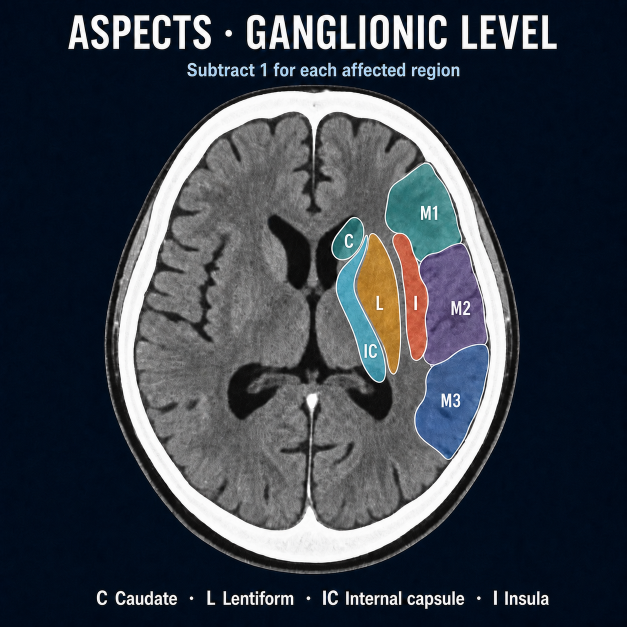
#> input picture assets/images/aspects/aspects-ganglionic.png, 1254 x 1254 px (shown at 1/2 size); its folder holds 4 pictures in this run
$ python build-images.py
#> lines starting #> are read from the running program, lines starting #| are printed output that depends on the picture
#!/usr/bin/env python3
"""Downscale and convert the ASPECTS reference plates to WebP.

The source plates are 1254x1254 PNGs of ~1.8 MB each. They display at about
400 CSS px, so 900 px covers a 2x screen with headroom, and WebP at q82 takes
the set from ~7.7 MB to ~350 KB. That matters: this is an offline PWA whose
service worker precaches every asset on install.

Run after replacing any source PNG:  python3 tools/build-images.py
"""
import os
from PIL import Image

SRC = os.path.join(os.path.dirname(__file__), '..', 'assets', 'images', 'aspects')
TARGET = 900
QUALITY = 82
PLATE_BG = (11, 26, 48)   # the plates' own navy, for flattening transparency

PLATES = [
    'aspects-ganglionic',
    'aspects-supraganglionic',
    'pc-aspects-supratentorial',
    'pc-aspects-infratentorial',
    # scoring-key is intentionally absent: it restates the region lists and
    # point weights the in-app scorer already carries, and two sources for one
    # fact is how they drift apart.
]

def main():
    before = after = 0
    for name in PLATES:
        png = os.path.join(SRC, name + '.png')
        if not os.path.exists(png):
            print('  skip (missing): ' + name + '.png')
            continue
        im = Image.open(png)
#> im is the input picture: PIL image 1254x1254 RGB; mean R, G, B 56.1, 62.6, 72.1
        if im.mode == 'RGBA':
            flat = Image.new('RGB', im.size, PLATE_BG)
            flat.paste(im, mask=im.split()[3])
            im = flat
        else:
            im = im.convert('RGB')
        im = im.resize((TARGET, TARGET), Image.LANCZOS)
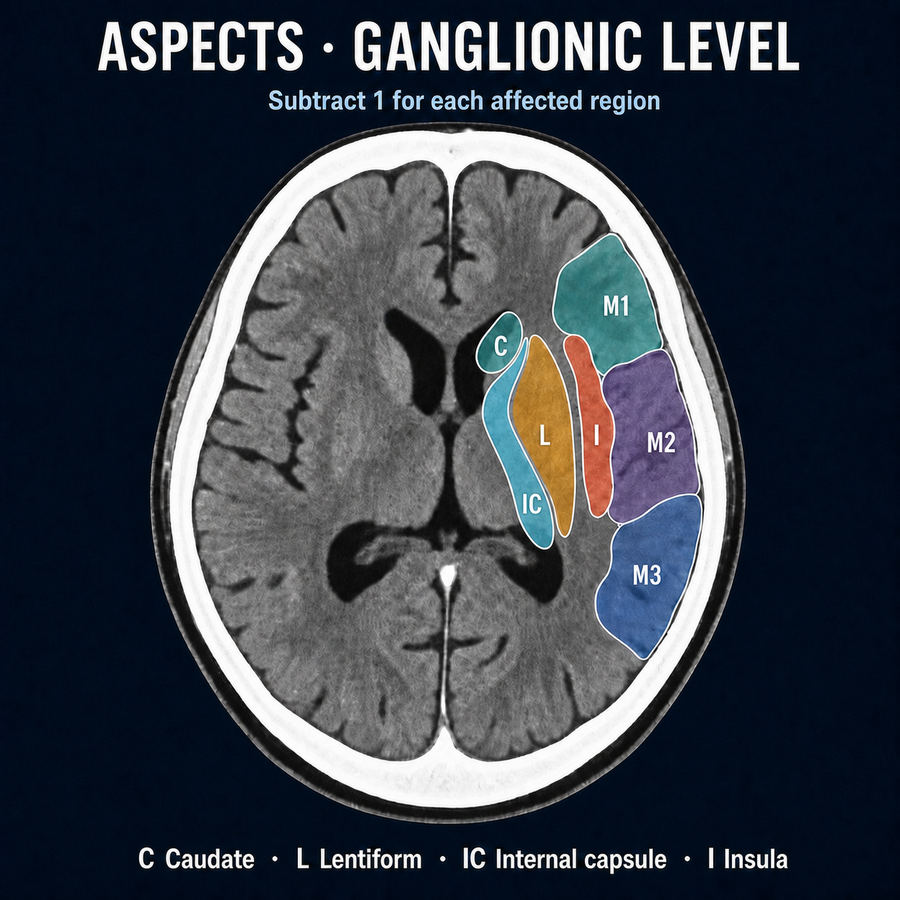
#> im: PIL image 900x900 RGB; mean R, G, B 56.1, 62.6, 72.1
        webp = os.path.join(SRC, name + '.webp')
        im.save(webp, 'WEBP', quality=QUALITY, method=6)
        b, a = os.path.getsize(png), os.path.getsize(webp)
        before += b; after += a
        print('  %-30s %7.1f KB -> %6.1f KB' % (name, b / 1024, a / 1024))
#> pass 2 of the loop in main, `for name in PLATES:`:
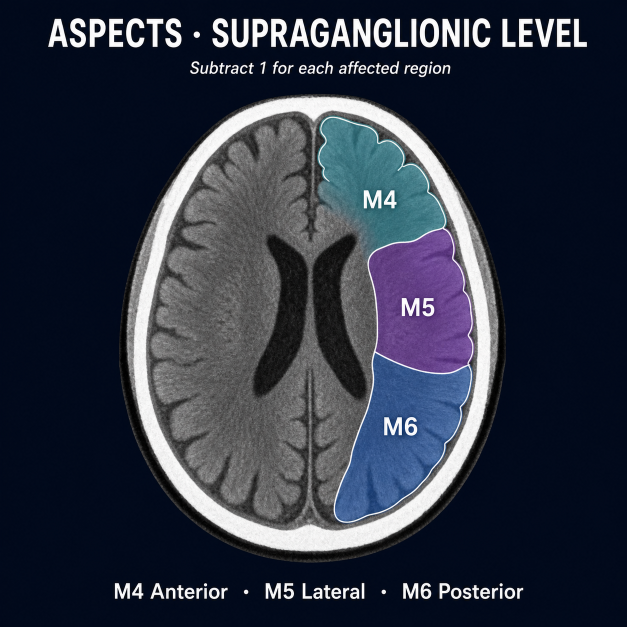
#> input picture assets/images/aspects/aspects-supraganglionic.png, 1254 x 1254 px (shown at 1/2 size)
#> in main, im is the input picture: PIL image 1254x1254 RGB; mean R, G, B 45.3, 51.5, 66.3
#> in main, `im = im.resize((TARGET, TARGET), Image.LANCZOS)`:
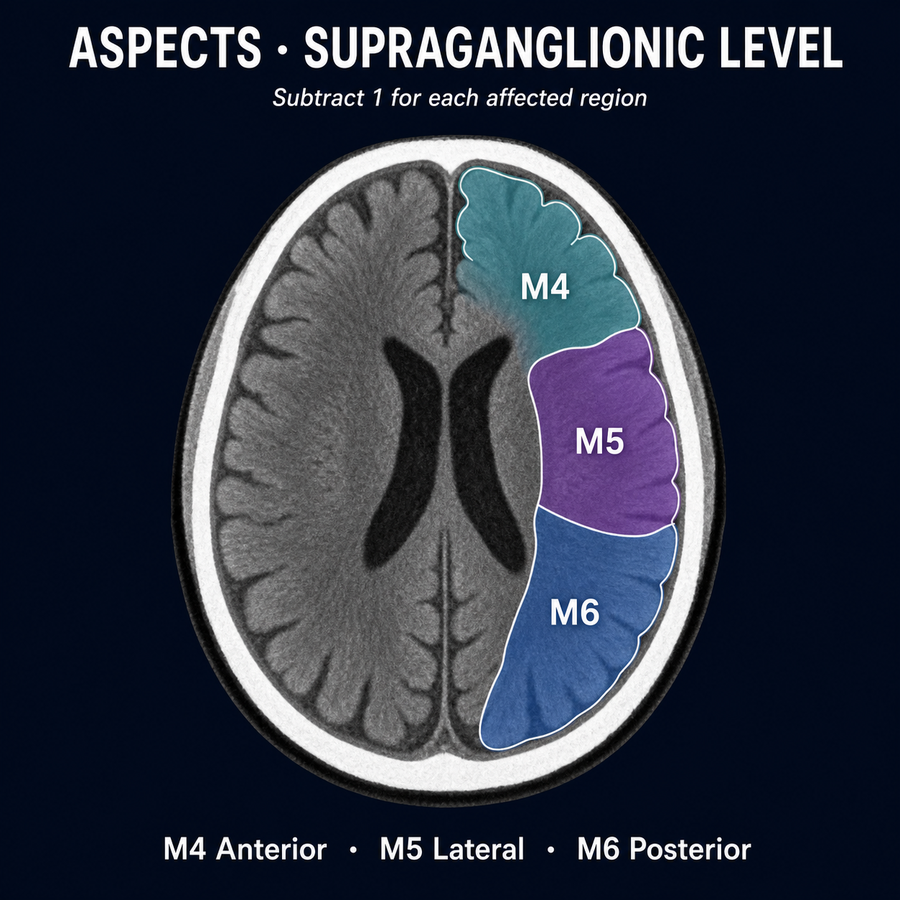
#> im: PIL image 900x900 RGB; mean R, G, B 45.3, 51.5, 66.2
    if before:
        print('  total %.1f KB -> %.1f KB (%.0fx smaller)' %
              (before / 1024, after / 1024, before / after))

if __name__ == '__main__':
    main()
